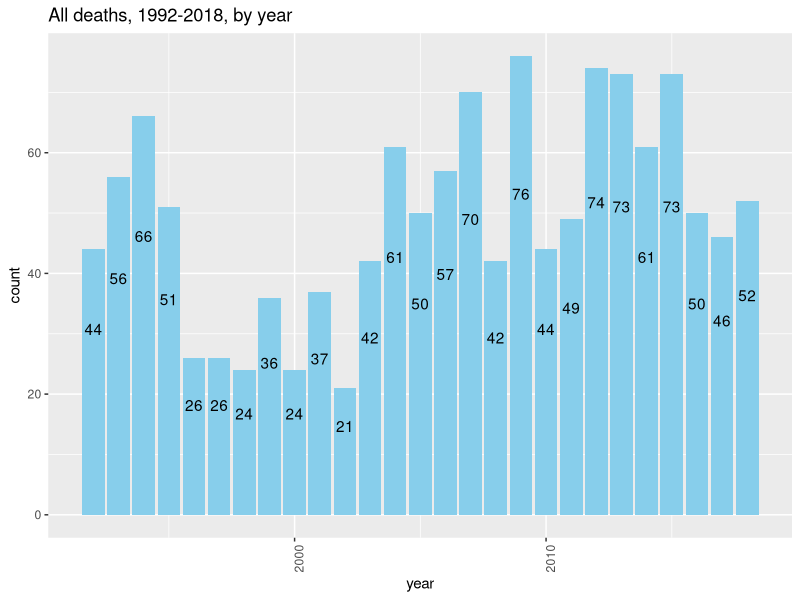
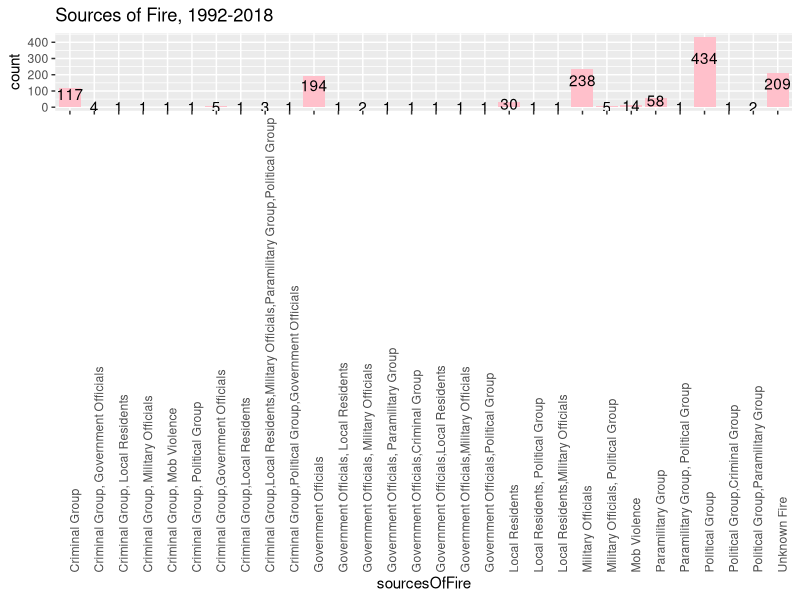
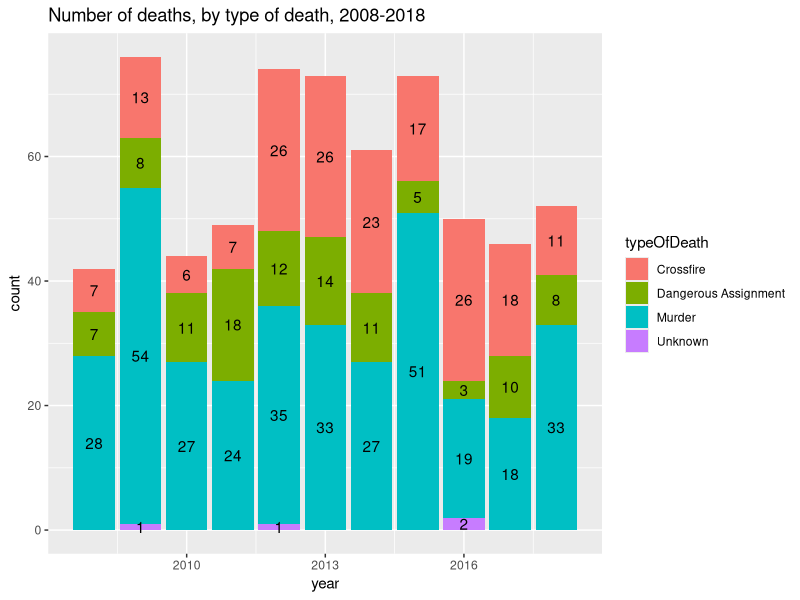
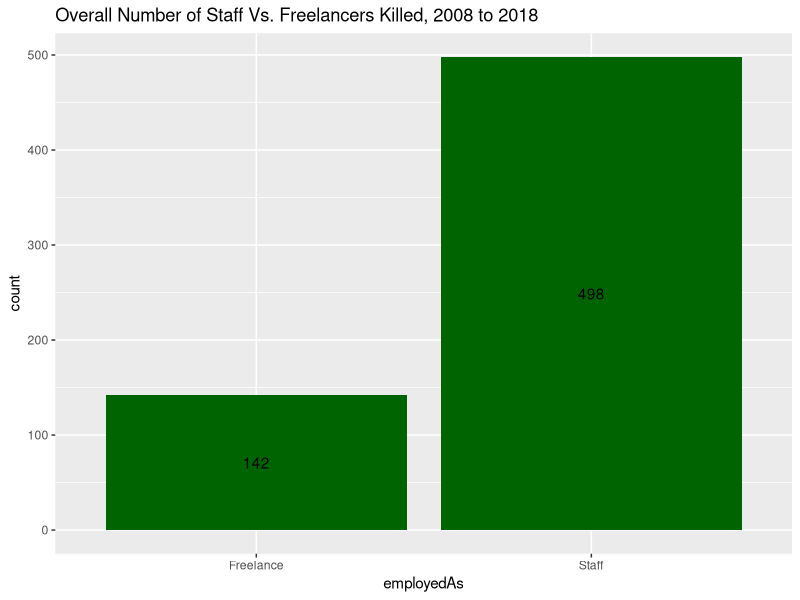
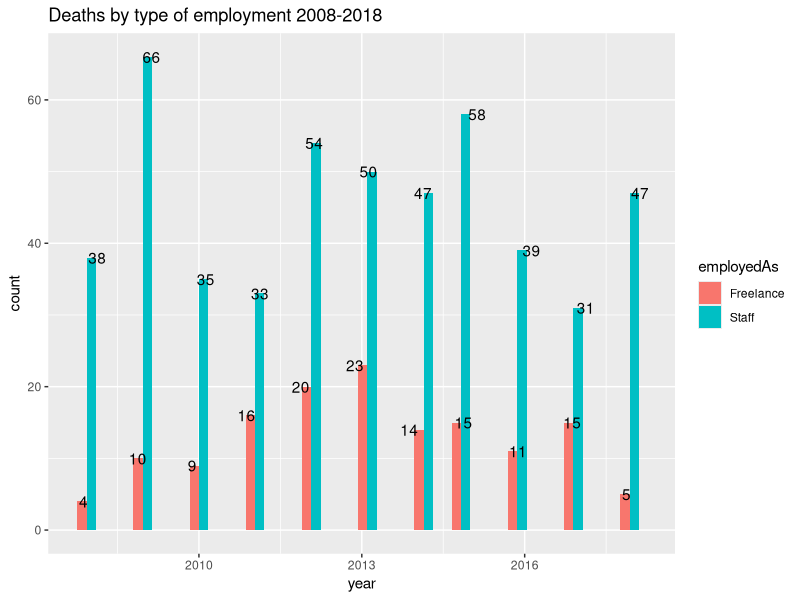
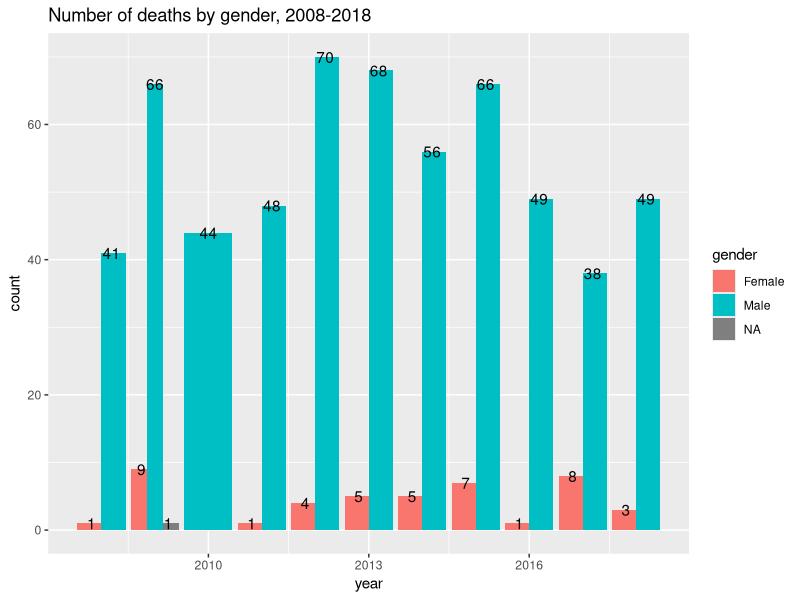
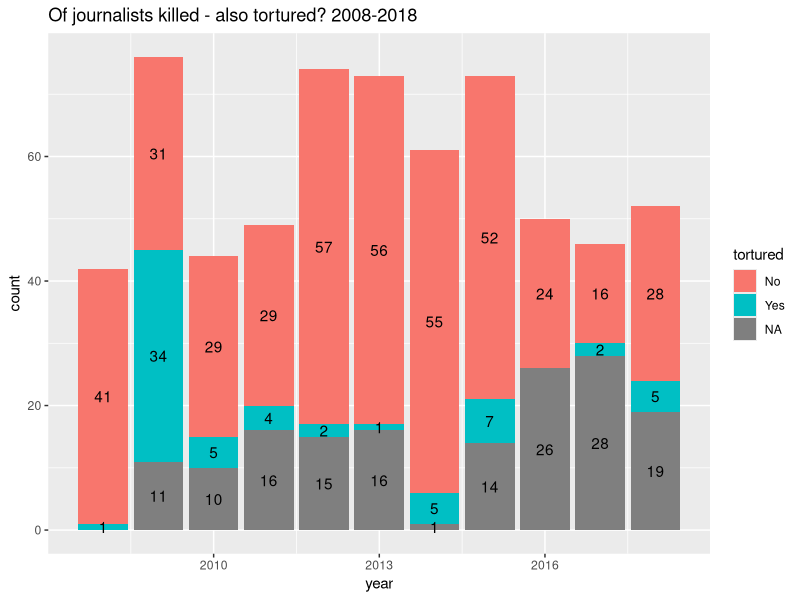
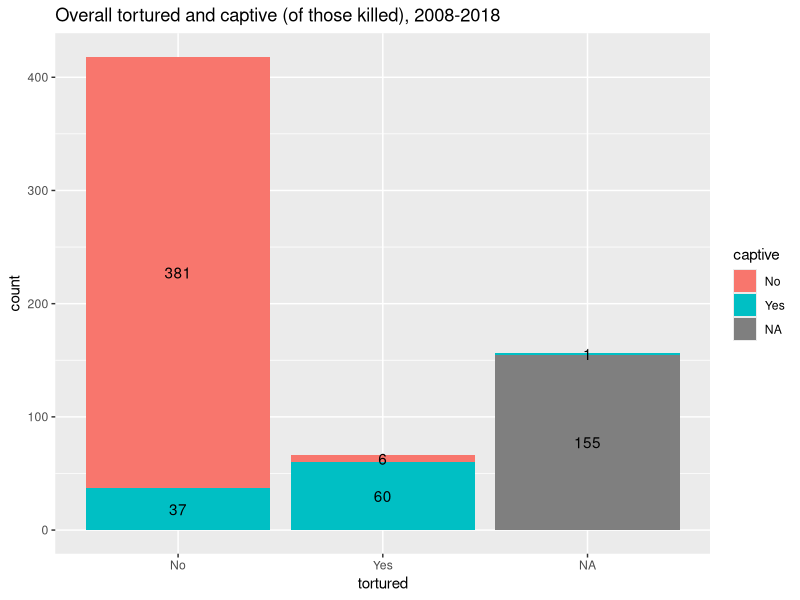

Here is the R script that generated these plots, in order:
#load data and relevant libraries
library(tidyverse)
CPJ <- read.csv("CPJ Data.csv", na = c ( "", "NA"))

#removing variables containing little/no data
CPJ <- select(
  CPJ,
  year,
  fullName,
  primaryNationality, 
  gender,
  typeOfDeath, 
  employedAs, 
  organizations, 
  jobs,
  coverage, 
  mediums,
  country,
  location,
  locality,
  localOrForeign,
  sourcesOfFire, 
  motiveConfirmed, 
  tortured, 
  captive,
  threatened
)  
                           
#all deaths, by year, since 1992
ggplot(CPJ, aes(x = year)) +
  geom_bar(fill = "skyblue") +
  theme(axis.text.x = element_text(angle = 90, hjust=0)) +
  geom_text(aes(label=..count..), stat="count", position=position_stack(0.7)) +
  ggtitle("All deaths, 1992-2018, by year")

#sources of fire
ggplot(CPJ, aes(x = sourcesOfFire)) + 
  geom_bar(fill = "pink") + 
  theme(axis.text.x = element_text(angle = 90, hjust=0)) + 
  geom_text(aes(label=..count..),stat="count",position=position_stack(0.7)) + 
  ggtitle("Sources of Fire, 1992-2018")


#filter the data so that we are only looking at data from the last ten years
CPJ1 <- filter(CPJ, CPJ$year >= 2008)

#plot of number of deaths in the last ten years by type of death
ggplot(CPJ1, aes(x = year, fill= typeOfDeath)) + 
  geom_bar() + 
  ggtitle("Number of deaths, by type of death, 2008-2018") + 
  geom_text(aes(label=..count..),stat="count",position=position_stack(0.5))

                  
#bar plot for overall number of deaths in the last ten years by type of employment
ggplot(CPJ1, aes(x = employedAs)) +
  geom_bar (fill = "darkgreen") + 
  ggtitle("Overall Number of Staff Vs. Freelancers Killed, 2008 to 2018") + 
  geom_text(aes(label=..count..), stat="count", position=position_stack(0.5))


#bar plot for number of deaths in the last ten years and type of employment
ggplot(CPJ1, aes(x = year, fill = employedAs)) + 
  geom_histogram(position = "dodge") + 
  ggtitle("Deaths by type of employment 2008-2018")+ 
  geom_text(aes(label=..count..),stat="count",position=position_dodge(0.5))


#bar plot of overall number of deaths by gender from 2008-2018
ggplot(CPJ1, aes(x = year, fill = gender)) + 
  geom_bar(position = "dodge") + 
  ggtitle("Number of deaths by gender, 2008-2018") + 
  geom_text(aes(label=..count..),stat="count",position=position_dodge(0.75))


#plot of how many tortured/not tortured from 2008-2018
ggplot(CPJ1, aes(x = year, fill = tortured)) + 
  geom_bar() + 
  ggtitle("Of journalists killed - also tortured? 2008-2018") + 
  geom_text(aes(label=..count..),stat="count",position=position_stack(0.5))


#plot showing number tortured and/or captured, 2008-2018
ggplot(CPJ1, aes(x = tortured, fill = captive )) + 
  geom_bar() + 
  ggtitle("Overall tortured and captive (of those killed), 2008-2018") + 
  geom_text(aes(label=..count..),stat="count",position=position_stack(0.5))


#how many threathened from 2008-2018?
ggplot(CPJ1, aes(x = threatened)) + 
  geom_bar(fill = "black") + 
  ggtitle("Threatened (of all killed), 2008-2018")


#threats over the years
ggplot(CPJ1, aes(x = year, fill = threatened)) + 
  geom_bar() + 
  ggtitle("Threatened (of those killed) by year, 2008-2018") + 
  geom_text(aes(label=..count..),stat="count",position=position_stack(0.5))

#Examining 2018
CPJ2 <- filter(CPJ, CPJ$year == 2018)

#renaming Central African Republic and Israel and Occupied Palestine for better chart readability
levels(CPJ2$country) <- c(levels(CPJ2$country), "Israel&Palestine", "CAR") 
levels(CPJ2$primaryNationality) <-  c(levels(CPJ2$primaryNationality), "Israel&Palestine", "CAR")
CPJ2$country[CPJ2$country == "Israel and the Occupied Palestinian Territory"]  <-  "Israel&Palestine" 
CPJ2$country[CPJ2$country == "Central African Republic"]  <-  "CAR" 
CPJ2$primaryNationality[CPJ2$primaryNationality == 
                          "Israel and the Occupied Palestinian Territory"] <-  "Israel&Palestine"
CPJ2$primaryNationality[CPJ2$primaryNationality == "Central African Republic"]  <-  "CAR"

# plot of number of deaths by country(location of death) in 2018
ggplot(CPJ2, aes(x = country)) + 
  geom_bar(position = "dodge", fill = "red") + 
  ggtitle("Number of deaths by country in 2018") + 
  geom_text(aes(label=..count..),stat="count",position=position_stack(0.5))


#plot of primary nationality of those killed in 2018 and the location of their deaths
ggplot(CPJ2, aes(x = primaryNationality, fill = country)) + 
  geom_bar(position = "dodge") + 
  ggtitle("Primary nationality and country (of death) of those killed,2018")+ 
  geom_text(aes(label=..count..),stat="count",position=position_stack(0.5))


#torture in 2018
ggplot(CPJ2, aes(x = tortured)) + 
  geom_bar(fill = "magenta1") + 
  ggtitle("Of journalists killed - also tortured? 2018")+ 
  geom_text(aes(label=..count..),stat="count",position=position_stack(0.5))


#captivity in 2018
ggplot(CPJ2, aes(x = captive)) + 
  geom_bar(fill = "cyan2") + 
  ggtitle("Of journalists killed - also held captive?  2018") + 
  geom_text(aes(label=..count..),stat="count",position=position_stack(0.5))


#threats in 2018
ggplot(CPJ2, aes(x = threatened)) + 
  geom_bar(fill = "tan") + 
  ggtitle(" Of journalists killed -  also threatened? 2018") + 
  geom_text(aes(label=..count..),stat="count",position=position_stack(0.5))


#threats by nationality 2018
ggplot(CPJ2, aes(x = primaryNationality, fill = threatened)) + 
  geom_bar() + 
  ggtitle("Threatened by primary nationality of journalist, 2018") + 
  geom_text(aes(label=..count..),stat="count",position=position_stack(0.5))


#captive by nationality, 2018
ggplot(CPJ2, aes(x = primaryNationality, fill = captive)) + 
  geom_bar() + 
  ggtitle("Captive by primary nationality of journalist, 2018") + 
  geom_text(aes(label=..count..),stat="count",position=position_stack(0.5))

#tortured by primary natioanlity, 2018
ggplot(CPJ2, aes(x = primaryNationality, fill = tortured)) + 
  geom_bar() + 
  ggtitle("Tortured by primary nationality of journalist, 2018") + 
  geom_text(aes(label=..count..),stat="count",position=position_stack(0.5))


#filter so data only contains murders from the last 10 years
CPJ3 <-  filter(CPJ1, typeOfDeath == "Murder")

#plot of murders in  since 2008 
ggplot(CPJ3, aes(x = year)) + 
  geom_bar(fill = "white") +
  ggtitle("Number of murders, 2008-2018") + 
  geom_text(aes(label=..count..),stat="count",position=position_stack(0.5))

#bar plot for number of murders in the last ten years and type of employment
ggplot(CPJ3, aes(x = year, fill = employedAs)) + 
  geom_bar() + 
  ggtitle("Number of murders by type of employment, 2008-2018") +
  geom_text(aes(label=..count..),stat="count",position=position_stack(0.5))
                  
#bar plot for murders by gender
ggplot(CPJ3, aes(x = year, fill = gender)) + 
  geom_bar(stat = "count", show.legend = TRUE) + 
  ggtitle("Number of murders by gender, 2008-2018") +
  geom_text(aes(label=..count..),stat="count",position=position_stack(0.5))
                  




